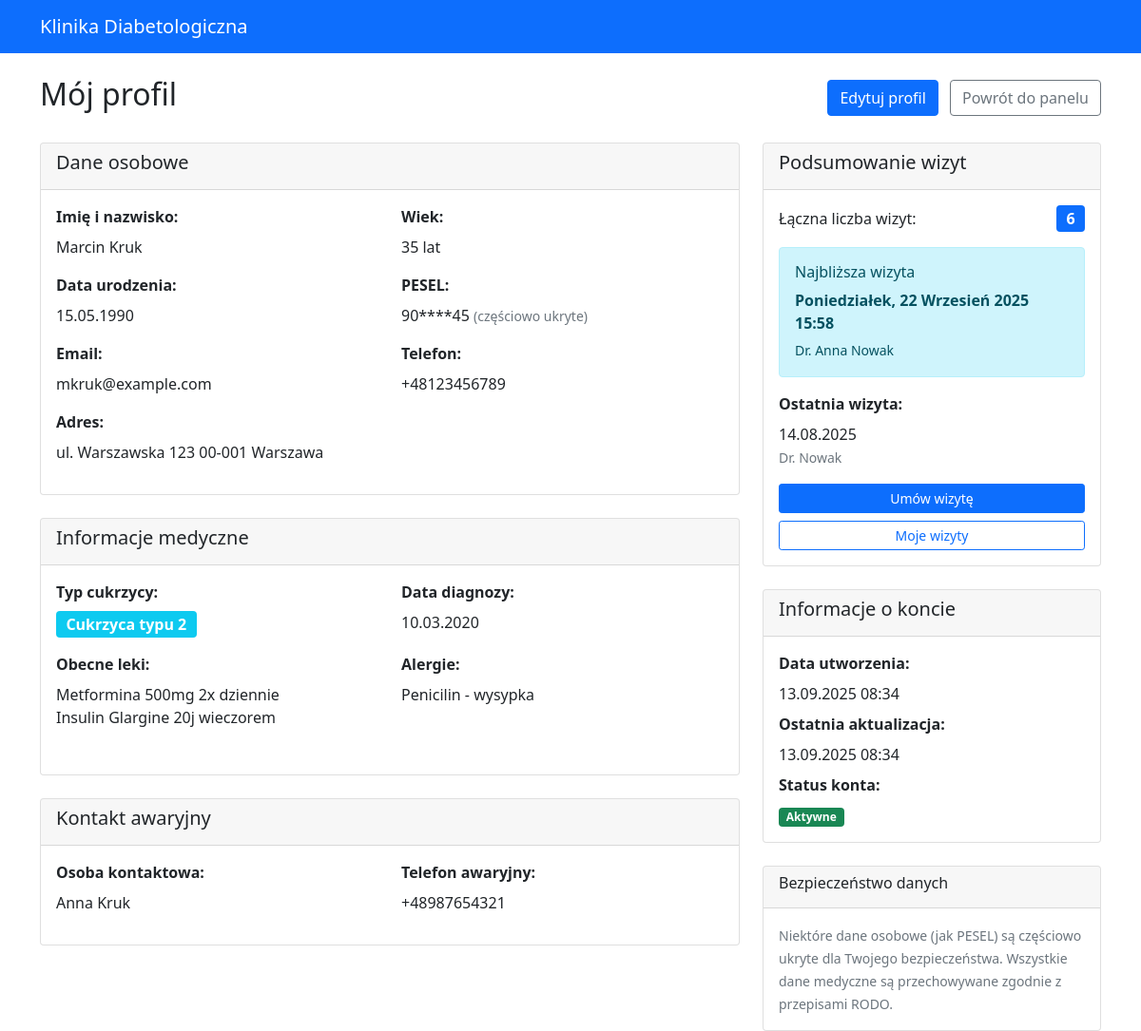
Page /patients/profile/ (signed in) on the earlier database version.
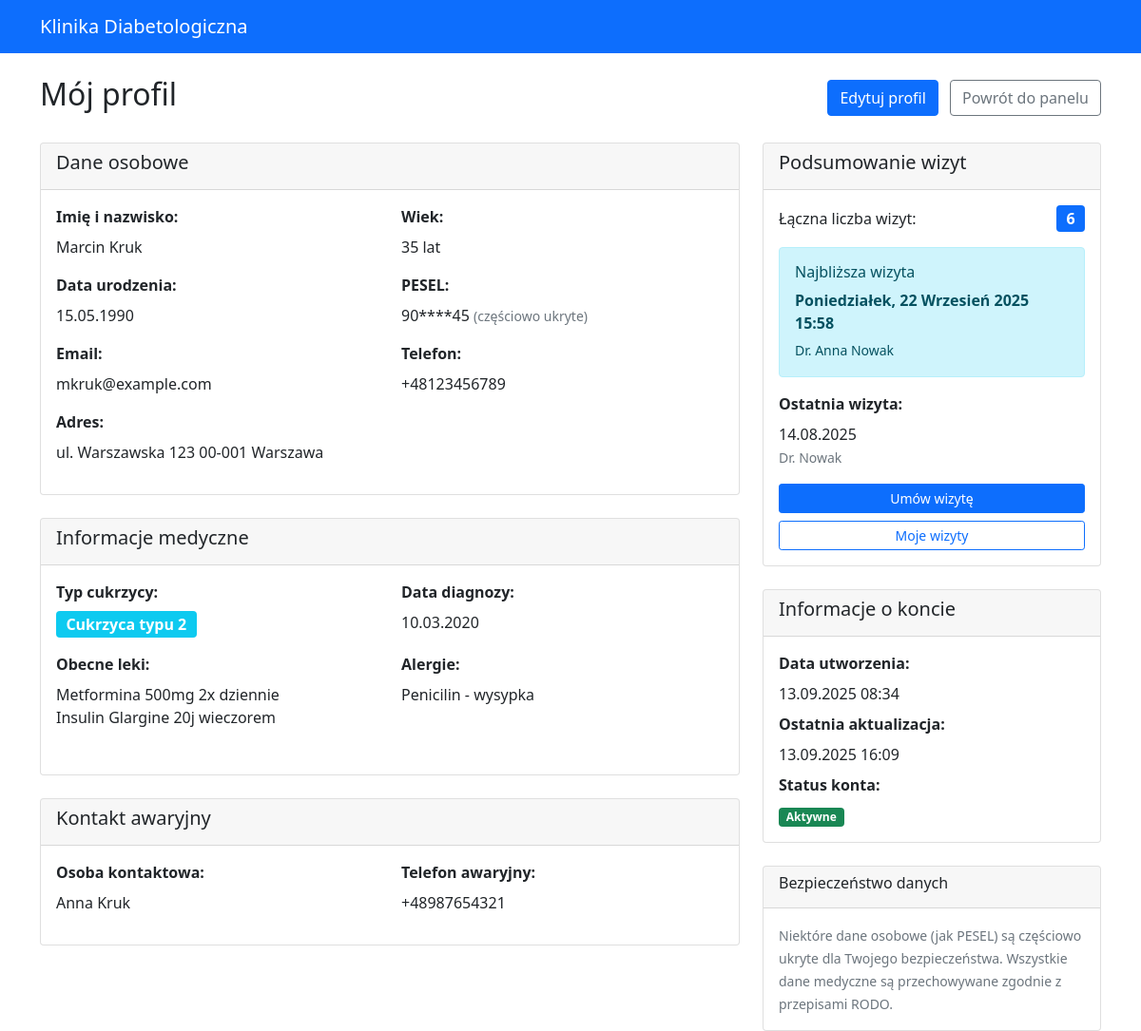
Same page on the later database version.
### patients/models.py (models this page shows, shortened)
class Patient(models.Model):
    user = models.OneToOneField(settings.AUTH_USER_MODEL, on_delete=models.CASCADE, related_name='patient_profile')
    date_of_birth = models.DateField()
    pesel = models.CharField(max_length=11, unique=True)
    address = models.TextField()
    emergency_contact_name = models.CharField(max_length=100)
    emergency_contact_phone = models.CharField(max_length=15)
    diabetes_type = models.CharField(
        max_length=15,
        choices=[
            ('type1', 'Cukrzyca typu 1'),
            ('type2', 'Cukrzyca typu 2'),
            ('gestational', 'Cukrzyca ciążowa'),
        ]
    )
    diagnosis_date = models.DateField()
    current_medications = models.TextField(blank=True)
    allergies = models.TextField(blank=True)
    last_cancellation_time = models.DateTimeField(null=True, blank=True, help_text="Czas ostatniego anulowania wizyty")
    created_at = models.DateTimeField(auto_now_add=True)
    updated_at = models.DateTimeField(auto_now=True)
    def get_age(self):
        today = timezone.now().date()
        return today.year - self.date_of_birth.year - ((today.month, today.day) < (self.date_of_birth.month, self.date_of_birth.day))
    def get_last_appointment(self):
        return self.appointments.filter(status='completed').order_by('-appointment_date').first()
    def get_next_appointment(self):
        return self.appointments.filter(
            status='scheduled',
            appointment_date__gte=timezone.now()
        ).order_by('appointment_date').first()
    def get_total_appointments(self):
        return self.appointments.count()
    def get_masked_pesel(self):
        if len(self.pesel) >= 11:
            return f"{self.pesel[:2]}****{self.pesel[-2:]}"
        return "***"
    class Meta:
        verbose_name = "Pacjent"
        verbose_name_plural = "Pacjenci"

### patients/views.py (the view)
# urls.py: path('profile/', views.profile, name='profile'),
@login_required
def profile(request):
    if not request.user.is_patient():
        return redirect('authentication:login')
    patient = request.user.patient_profile
    last_appointment = patient.get_last_appointment()
    next_appointment = patient.get_next_appointment()
    total_appointments = patient.get_total_appointments()
    context = {
        'patient': patient,
        'last_appointment': last_appointment,
        'next_appointment': next_appointment,
        'total_appointments': total_appointments,
        'age': patient.get_age(),
    }
    return render(request, 'patients/profile.html', context)

### authentication/models.py (called while the page is built)
    def is_patient(self):
        return self.user_type == 'patient'

### patients/templates/patients/profile.html (shortened to what the changed rows need)
{% extends 'authentication/base.html' %}
{% block content %}
<div class="row">
    <div class="col-md-12">
        <div class="d-flex justify-content-between align-items-center mb-4">
            <h2>Mój profil</h2>
        </div>
        <div class="row">
            <div class="col-lg-8">
                <div class="card mb-4">
                    <div class="card-body">
                        <div class="row">
                            <div class="col-md-6 mb-3">
                                <label class="form-label fw-bold">Data urodzenia:</label>
                                <p class="mb-0">{{ patient.date_of_birth|date:"d.m.Y" }}</p>
                            </div>
                            <div class="col-md-6 mb-3">
                                <label class="form-label fw-bold">PESEL:</label>
                                <p class="mb-0">
                                    {{ patient.get_masked_pesel }}
                                    <small class="text-muted">(częściowo ukryte)</small>
                                </p>
                            </div>
                        </div>
                        <div class="row">
                            <div class="col-12 mb-3">
                                <label class="form-label fw-bold">Adres:</label>
                                <p class="mb-0">{{ patient.address }}</p>
                            </div>
                        </div>
                    </div>
                </div>
                <div class="card mb-4">
                    <div class="card-body">
                        <div class="row">
                            <div class="col-md-6 mb-3">
                                <p class="mb-0">
                                    <span class="badge bg-info fs-6">
                                        {{ patient.get_diabetes_type_display }}
                                    </span>
                                </p>
                            </div>
                            <div class="col-md-6 mb-3">
                                <label class="form-label fw-bold">Data diagnozy:</label>
                                <p class="mb-0">{{ patient.diagnosis_date|date:"d.m.Y" }}</p>
                            </div>
                        </div>
                        <div class="row">
                            <div class="col-md-6 mb-3">
                                <p class="mb-0">
                                    {% if patient.current_medications %}
                                        {{ patient.current_medications|linebreaks }}
                                    {% else %}
                                        <em class="text-muted">Brak informacji</em>
                                    {% endif %}
                                </p>
                            </div>
                            <div class="col-md-6 mb-3">
                                <p class="mb-0">
                                    {% if patient.allergies %}
                                        {{ patient.allergies|linebreaks }}
                                    {% else %}
                                        <em class="text-muted">Brak znanych alergii</em>
                                    {% endif %}
                                </p>
                            </div>
                        </div>
                    </div>
                </div>
                <div class="card mb-4">
                    <div class="card-body">
                        <div class="row">
                            <div class="col-md-6 mb-3">
                                <label class="form-label fw-bold">Osoba kontaktowa:</label>
                                <p class="mb-0">{{ patient.emergency_contact_name }}</p>
                            </div>
                            <div class="col-md-6 mb-3">
                                <label class="form-label fw-bold">Telefon awaryjny:</label>
                                <p class="mb-0">{{ patient.emergency_contact_phone }}</p>
                            </div>
                        </div>
                    </div>
                </div>
            </div>
            <div class="col-lg-4">
                <div class="card mb-4">
                    <div class="card-body">
                        <div class="mb-2">
                            <label class="form-label fw-bold">Data utworzenia:</label>
                            <p class="mb-0">{{ patient.created_at|date:"d.m.Y H:i" }}</p>
                        </div>
                        <div class="mb-2">
                            <label class="form-label fw-bold">Ostatnia aktualizacja:</label>
                            <p class="mb-0">{{ patient.updated_at|date:"d.m.Y H:i" }}</p>
                        </div>
                    </div>
                </div>
            </div>
        </div>
    </div>
</div>
{% endblock %}

Differences in the rows shown:
changed Patient "ul. Warszawska 123 00-001 Warszawa": updated_at "13.09.2025 08:34" → "13.09.2025 16:09"
